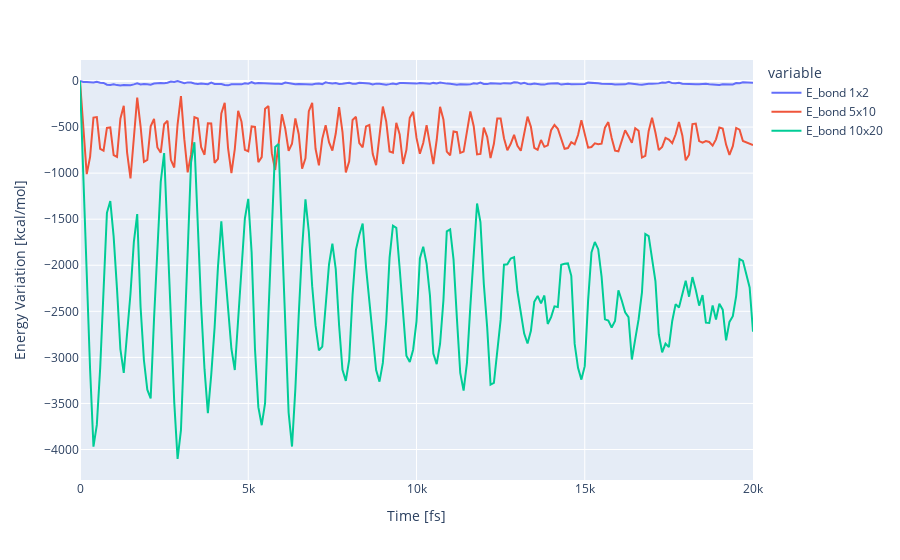

This figure's notebook cell:
### Code cell
fig = px.line(df1,x='Time',y=[Eb1, Eb2, Eb3])
fig.data[0].name = 'E_bond 1x2'
fig.data[1].name = 'E_bond 5x10'
fig.data[2].name = 'E_bond 10x20'
fig.update_yaxes(title="Energy Variation [kcal/mol]")
fig.update_xaxes(title="Time [fs]")
fig.show()

### Figure 1 — Plotly figure (JSON) as saved in the notebook; plotly's stock layout.template omitted (floating-point values rounded to 4 significant figures; data arrays with more than 128 entries replaced by an {"elided": "..."} marker saying what was removed)
{"data": [{"hovertemplate": "variable=wide_variable_0<br>Time=%{x}<br>value=%{y}<extra></extra>", "legendgroup": "wide_variable_0", "line": {"color": "#636efa", "dash": "solid"}, "marker": {"symbol": "circle"}, "mode": "lines", "name": "E_bond 1x2", "orientation": "v", "showlegend": true, "type": "scatter", "x": {"elided": "201 int values"}, "xaxis": "x", "y": {"elided": "201 float values"}, "yaxis": "y"}, {"hovertemplate": "variable=wide_variable_1<br>Time=%{x}<br>value=%{y}<extra></extra>", "legendgroup": "wide_variable_1", "line": {"color": "#EF553B", "dash": "solid"}, "marker": {"symbol": "circle"}, "mode": "lines", "name": "E_bond 5x10", "orientation": "v", "showlegend": true, "type": "scatter", "x": {"elided": "201 int values"}, "xaxis": "x", "y": {"elided": "201 float values"}, "yaxis": "y"}, {"hovertemplate": "variable=wide_variable_2<br>Time=%{x}<br>value=%{y}<extra></extra>", "legendgroup": "wide_variable_2", "line": {"color": "#00cc96", "dash": "solid"}, "marker": {"symbol": "circle"}, "mode": "lines", "name": "E_bond 10x20", "orientation": "v", "showlegend": true, "type": "scatter", "x": {"elided": "201 int values"}, "xaxis": "x", "y": {"elided": "201 float values"}, "yaxis": "y"}], "layout": {"legend": {"title": {"text": "variable"}, "tracegroupgap": 0}, "margin": {"t": 60}, "xaxis": {"anchor": "y", "domain": [0, 1], "title": {"text": "Time [fs]"}}, "yaxis": {"anchor": "x", "domain": [0, 1], "title": {"text": "Energy Variation [kcal/mol]"}}}}
